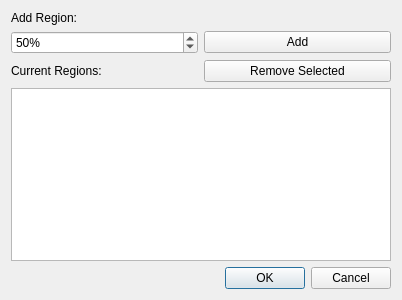
<?xml version="1.0" encoding="UTF-8"?>
<ui version="4.0">
 <class>FixedRegionConfDialog</class>
 <widget class="QDialog" name="FixedRegionConfDialog">
  <property name="geometry">
   <rect>
    <x>0</x>
    <y>0</y>
    <width>402</width>
    <height>300</height>
   </rect>
  </property>
  <property name="windowTitle">
   <string>Fixed Region Navigator</string>
  </property>
  <layout class="QVBoxLayout" name="verticalLayout_2">
   <item>
    <widget class="QLabel" name="lblAdd">
     <property name="text">
      <string>Add Region:</string>
     </property>
    </widget>
   </item>
   <item>
    <layout class="QHBoxLayout" name="lytAdd">
     <item>
      <widget class="QSpinBox" name="spnCenter">
       <property name="suffix">
        <string>%</string>
       </property>
       <property name="minimum">
        <number>0</number>
       </property>
       <property name="maximum">
        <number>100</number>
       </property>
       <property name="singleStep">
        <number>10</number>
       </property>
       <property name="value">
        <number>50</number>
       </property>
      </widget>
     </item>
     <item>
      <widget class="QPushButton" name="btnAdd">
       <property name="text">
        <string>Add</string>
       </property>
      </widget>
     </item>
    </layout>
   </item>
   <item>
    <layout class="QHBoxLayout" name="lytShow">
     <item>
      <widget class="QLabel" name="lblList">
       <property name="text">
        <string>Current Regions:</string>
       </property>
      </widget>
     </item>
     <item>
      <widget class="QPushButton" name="btnRemove">
       <property name="text">
        <string>Remove Selected</string>
       </property>
      </widget>
     </item>
    </layout>
   </item>
   <item>
    <widget class="QListView" name="lstCenters"/>
   </item>
   <item>
    <widget class="QDialogButtonBox" name="buttonBox">
     <property name="orientation">
      <enum>Qt::Horizontal</enum>
     </property>
     <property name="standardButtons">
      <set>QDialogButtonBox::Cancel|QDialogButtonBox::Ok</set>
     </property>
    </widget>
   </item>
  </layout>
 </widget>
 <resources/>
 <connections>
  <connection>
   <sender>buttonBox</sender>
   <signal>accepted()</signal>
   <receiver>FixedRegionConfDialog</receiver>
   <slot>accept()</slot>
   <hints>
    <hint type="sourcelabel">
     <x>248</x>
     <y>254</y>
    </hint>
    <hint type="destinationlabel">
     <x>157</x>
     <y>274</y>
    </hint>
   </hints>
  </connection>
  <connection>
   <sender>buttonBox</sender>
   <signal>rejected()</signal>
   <receiver>FixedRegionConfDialog</receiver>
   <slot>reject()</slot>
   <hints>
    <hint type="sourcelabel">
     <x>316</x>
     <y>260</y>
    </hint>
    <hint type="destinationlabel">
     <x>286</x>
     <y>274</y>
    </hint>
   </hints>
  </connection>
 </connections>
</ui>
